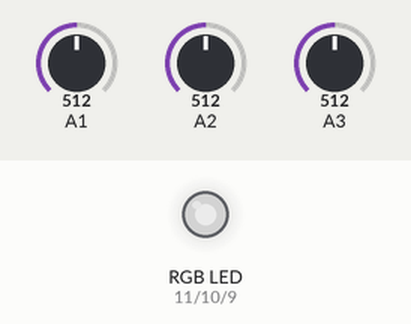
This sketch was run on a simulated Arduino Uno, built with avr-gcc and run on an emulated ATmega328P. On the bench: an RGB LED mixed from three pins (HIGH = lit). The inputs (shaded band) are chosen by the test bench; at power-on: A1 = 512, A2 = 512, A3 = 512. Dim RGB values are drawn brighter than linear.

Above: at 1.2 s.
1.3 s: A1 set to 716
At 2.2 s:
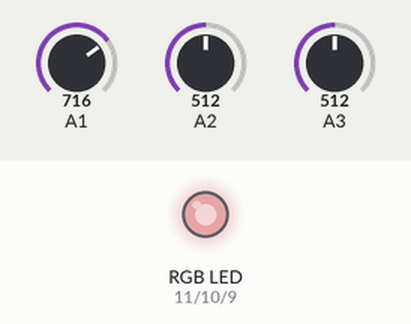
2.8 s: A2 set to 716
At 3.3 s:
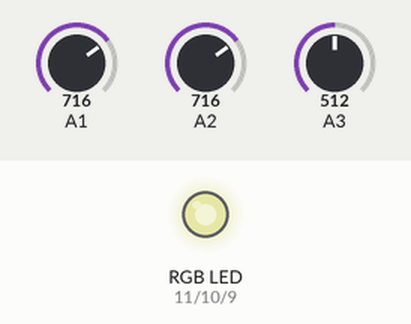
4.3 s: A3 set to 716
At 5.5 s:
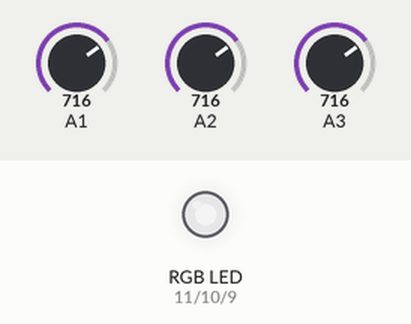
5.8 s: A1 set to 900
At 6.8 s:
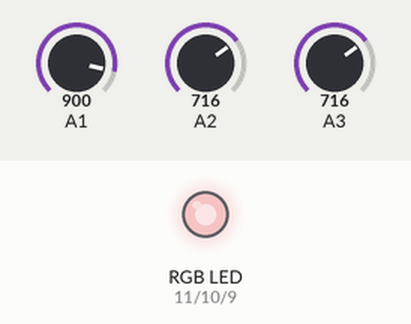
7.3 s: A2 set to 900
At 7.9 s:
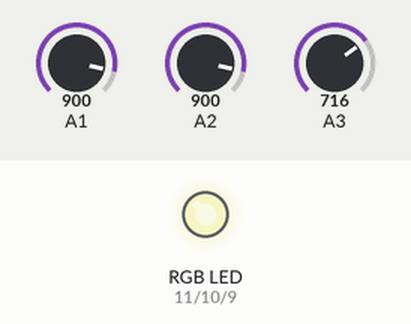
8.8 s: A3 set to 900
At 9.1 s:
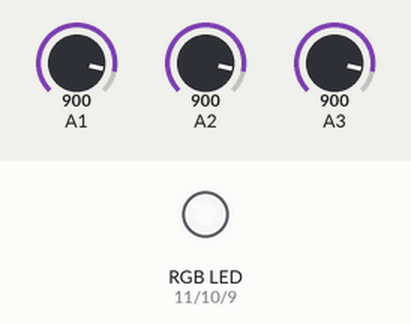
Timing chart, 0 to 11.3 s (numbered marks = the images above; inputs shaded):
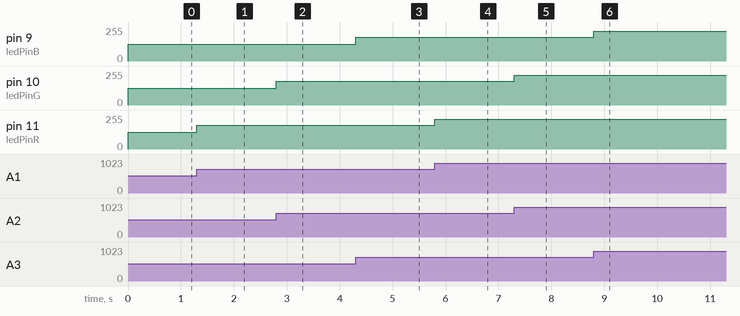

The sketch:

Sketch_06.1_Control_RGB_LED_through_Potentiometer.ino
```cpp
/*
  Control_RGB_LED_through_Potentiometer

  modified 2021/6/30
  by http://www.freenove.com
*/

// set pin numbers:
int ledPinR = 11;   // the number of the LED R pin
int ledPinG = 10;   // the number of the LED G pin
int ledPinB = 9;    // the number of the LED B pin

void setup() {
  // initialize the LED pin as an output:
  pinMode(ledPinR, OUTPUT);
  pinMode(ledPinG, OUTPUT);
  pinMode(ledPinB, OUTPUT);
}

void loop() {
  int adcValue;     // Define a variable to save the ADC value
  // Convert analog of A1 port into digital, and work as PWM duty cycle of ledPinR port
  adcValue = analogRead(A1);
  analogWrite(ledPinR, map(adcValue, 0, 1023, 0, 255));
  // Convert analog of A2 port into digital, and work as PWM duty cycle of ledPinG port
  adcValue = analogRead(A2);
  analogWrite(ledPinG, map(adcValue, 0, 1023, 0, 255));
  // Convert analog of A3 port into digital, and work as PWM duty cycle of ledPinB port
  adcValue = analogRead(A3);
  analogWrite(ledPinB, map(adcValue, 0, 1023, 0, 255));
}
```

Measured:
- after the input at 1.3 s, pin 11 (ledPinR): 127/255 → 178/255 at once
- after the input at 2.8 s, pin 10 (ledPinG): 127/255 → 178/255 at once
- after the input at 4.3 s, pin 9 (ledPinB): 127/255 → 178/255 at once
- after the input at 5.8 s, pin 11 (ledPinR): 178/255 → 224/255 at once
- after the input at 7.3 s, pin 10 (ledPinG): 178/255 → 224/255 at once
- after the input at 8.8 s, pin 9 (ledPinB): 178/255 → 224/255 at once
